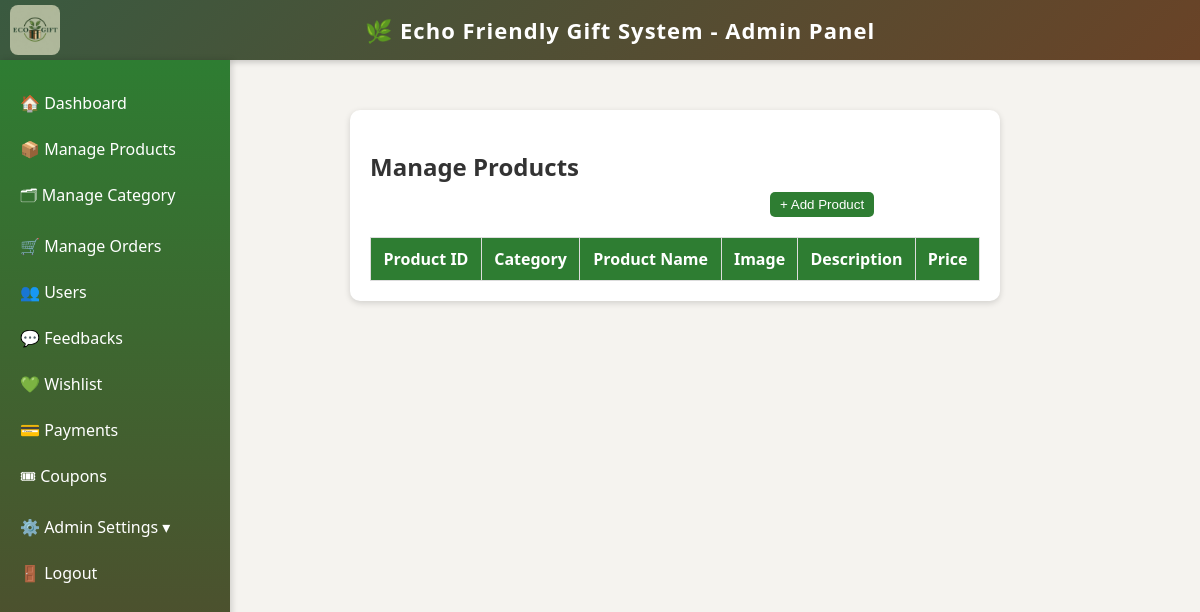
/admin_panel/manage_products.php, run on an earlier commit of the app's database.
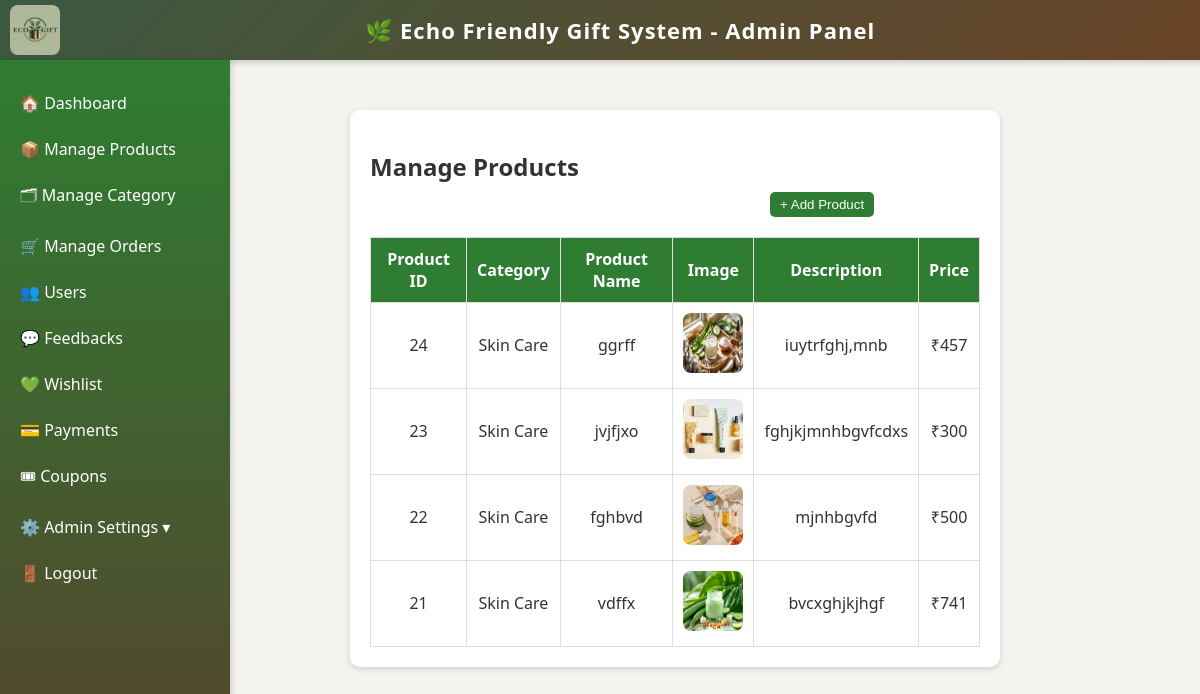
And on a later commit of the database.
### tables this page shows
CREATE TABLE `product` (
  `p_id` int(11) NOT NULL,
  `c_id` int(11) NOT NULL,
  `p_name` varchar(30) NOT NULL,
  `p_image_url` varchar(250) NOT NULL,
  `p_price` int(11) NOT NULL,
  `p_desc` text NOT NULL
);

CREATE TABLE `category` (
  `c_id` int(11) NOT NULL,
  `c_name` varchar(30) NOT NULL,
  `c_desc` varchar(300) NOT NULL,
  `c_img` varchar(300) NOT NULL
);

### admin_panel/manage_products.php (the view, shortened to what this page needs)
<?php
include 'admin_panel_main.php';
include 'db_connect.php';
?>
<!DOCTYPE html>
<html lang="en">
<head>
</head>
<body>
<div class="section">
    <h2>Manage Products
        <a href="add_product.php">
            <button>+ Add Product</button>
        </a>
    </h2>
    <table>
      <tr>
        <th>Product ID</th>
        <th>Category</th>
        <th>Product Name</th>
        <th>Image</th>
        <th>Description</th>
        <th>Price</th>
      </tr>
      <?php
      $sql = "SELECT product.*, category.c_name
              FROM product
              INNER JOIN category ON product.c_id = category.c_id
              ORDER BY product.p_id DESC";
      $result = $con->query($sql);
      while ($row = $result->fetch_assoc())
        {
      ?>
      <tr>
        <td><?= $row['p_id'] ?></td>
        <td><?= $row['c_name'] ?></td>
        <td><?= $row['p_name'] ?></td>
        <td><img src="<?= $row['p_image_url'] ?>"></td>
        <td><?= $row['p_desc'] ?></td>
        <td>₹<?= $row['p_price'] ?></td>
      </tr>
      <?php
    } ?>
    </table>
</div>
</body>
</html>

What changed in the data, as far as the page shows it:
added product: p_id "24", c.c_name "Skin Care", p_name "ggrff", p_image_url (picture), p_desc "iuytrfghj,mnb", p_price "457"
added product: p_id "23", c.c_name "Skin Care", p_name "jvjfjxo", p_image_url (picture), p_desc "fghjkjmnhbgvfcdxs", p_price "300"
added product: p_id "22", c.c_name "Skin Care", p_name "fghbvd", p_image_url (picture), p_desc "mjnhbgvfd", p_price "500"
added product: p_id "21", c.c_name "Skin Care", p_name "vdffx", p_image_url (picture), p_desc "bvcxghjkjhgf", p_price "741"
